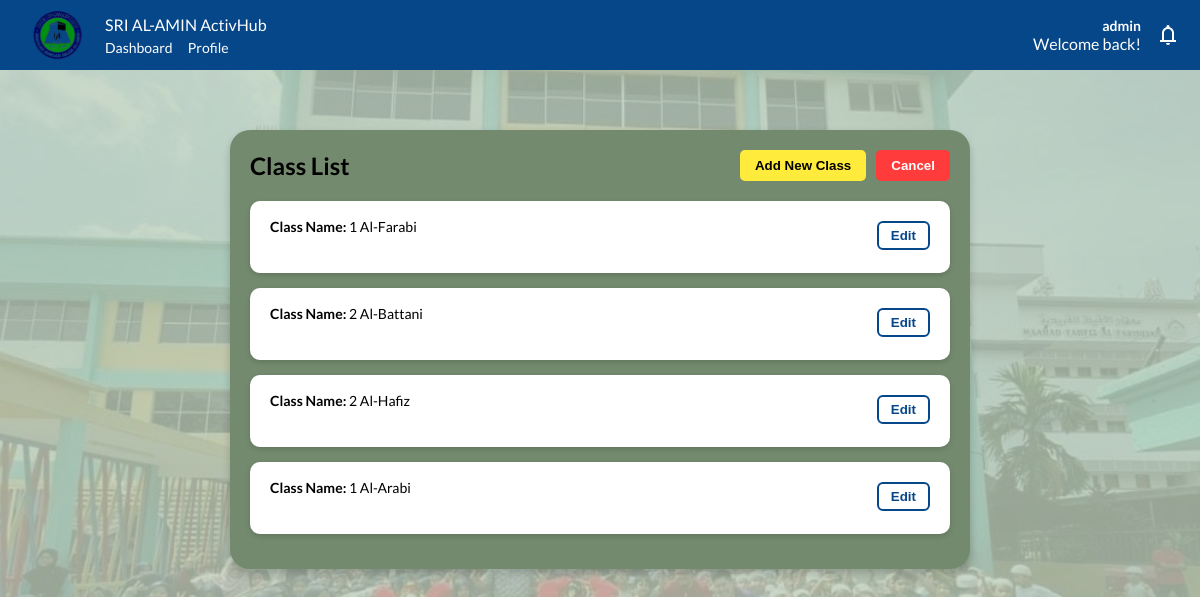
The page /admin/admin_classList.php on the database its author committed.
### tables this page shows
CREATE TABLE `class` (
  `class_id` int(11) NOT NULL,
  `class_name` varchar(255) NOT NULL
);

### admin/admin_classList.php (the view, shortened to what this page needs)
<?php
require_once '..\connect.php';
$sql = "SELECT * FROM class";
$result = mysqli_query($conn, $sql);
?>
<!DOCTYPE html>
<html lang="en">
<head>
    <link rel="stylesheet" href="../css/teacherList.css" />
</head>
<body>
    <header>
        <div class="logo-section">
            <img src="../img/logo.png" alt="Logo" />
            <div class="logo-text">
                <span>SRI AL-AMIN ActivHub</span>
                <div class="nav-links">
                    <a href="admin_dashboard.php">Dashboard</a>
                    <a href="admin_list.php">Profile</a>
                </div>
            </div>
        </div>
        <div class="icon-section">
            <div class="admin-section">
                <span class="admin-text">admin</span>
                <span class="welcome-text">Welcome back!</span>
            </div>
            <span class="material-symbols-outlined icon">notifications</span>
        </div>
    </header>
    <div class="container">
        <div class="teacher-list-container">
            <div class="teacher-list-box">
                <div class="title-bar">
                    <h2>Class List</h2>
                    <div class="button-group">
                        <button class="btn-yellow" onclick="location.href='admin_add_class.php'">Add New Class</button>
                        <button class="btn-red" onclick="location.href='admin_dashboard.php'">Cancel</button>
                    </div>
                </div>
                <?php
                if (mysqli_num_rows($result) > 0) {
                    while ($row = mysqli_fetch_assoc($result)) { ?>
                        <div class="teacher-card" id="<?php echo $row["class_id"] ?>">
                            <p>
                                <strong>Class Name:</strong> <?php echo $row["class_name"] ?><br>
                                <br>
                                <button class="edit-button" onclick="edit('<?php echo $row['class_id'] ?>')">Edit</button>
                        </div>
                    <?php }
                } else { ?>
                    <div class="teacher-card">
                        <p><strong>No record</strong><br>
                    </div>
                <?php
                }
                ?>
            </div>
        </div>
    </div>
</body>
</html>

### css/teacherList.css (style rules this page uses)
body { background-image: url(../img/bg.jpg); background-repeat: no-repeat; background-size: cover; background-position: center; background-attachment: fixed; font-family: "Lato", sans-serif; margin: 0; padding: 0; height: 100%; overflow: hidden; }
header { position: sticky; top: 0; z-index: 1000; background-color: #064789; color: white; display: flex; justify-content: space-between; align-items: center; padding: 10px 20px; flex-wrap: wrap; }
.logo-section { display: flex; align-items: center; }
.logo-section img { height: 50px; margin-right: 10px; }
.logo-text { display: flex; flex-direction: column; }
.nav-links { display: flex; gap: 15px; margin-top: 5px; }
.nav-links a { color: white; text-decoration: none; font-size: 14px; position: relative; }
.icon-section { display: flex; align-items: center; gap: 15px; }
.admin-section { display: flex; flex-direction: column; align-items: flex-end; }
.admin-text { font-size: 14px; font-weight: bold; }
.container { display: flex; flex-direction: column; padding: 20px; background-color: rgba(191, 207, 187, 0.8); position: relative; height: 100vh; overflow: auto; }
.teacher-list-container { display: flex; justify-content: center; padding: 40px 20px; }
.teacher-list-box { background-color: #738A6E; padding: 20px; border-radius: 20px; width: 90%; max-height: 600px; max-width: 700px; overflow-y: auto; box-shadow: 0 4px 8px rgba(0, 0, 0, 0.2); }
.title-bar { display: flex; justify-content: space-between; align-items: center; flex-wrap: wrap; margin-bottom: 20px; }
.title-bar h2 { margin: 0; }
.button-group { display: flex; gap: 10px; }
.btn-yellow { background-color: #ffeb3b; border: none; padding: 8px 15px; border-radius: 5px; font-weight: bold; cursor: pointer; }
.btn-red { background-color: #ff3b3b; color: #ffffff; border: none; padding: 8px 15px; border-radius: 5px; font-weight: bold; cursor: pointer; }
.teacher-card { background-color: white; padding: 15px 20px; margin-bottom: 15px; border-radius: 10px; position: relative; box-shadow: 0 2px 5px rgba(0, 0, 0, 0.15); }
.teacher-card p { margin: 0; font-size: 14px; line-height: 1.5; }
.edit-button { position: absolute; right: 20px; top: 20px; background-color: white; border: 2px solid #064789; color: #064789; padding: 5px 12px; border-radius: 6px; font-weight: bold; cursor: pointer; }

### rows shown on the page
class: class_name "1 Al-Farabi"
class: class_name "2 Al-Battani"
class: class_name "2 Al-Hafiz"
class: class_name "1 Al-Arabi"
